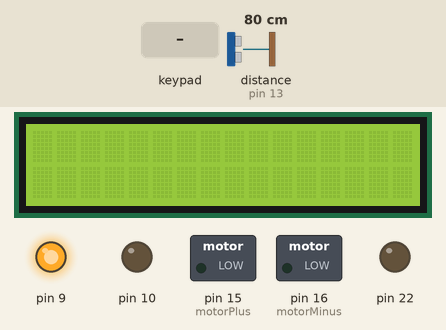
Simulated run of this sketch. Board: Arduino Mega 2560, built with avr-gcc and run on an emulated ATmega2560. Parts: 16×2 character LCD, switched loads named in the sketch (green lamp = pin HIGH), output pins drawn as LEDs (lit = HIGH). Wiring (inferred from the names in the program): ultrasonic range finder: trigger pin 12; echo pin 13. Inputs (shaded band) come from the test bench; at power-on: distance to the obstacle (sensor on pin 13) 80 cm. The echo pulse lasts 58.3 µs per cm; pins used as bus, display or sensor lines are not drawn.

Above: at 1.3 s.
1.4 s: distance to the obstacle (sensor on pin 13) set to 7 cm
2.9 s: distance to the obstacle (sensor on pin 13) set to 4 cm
At 4.1 s:
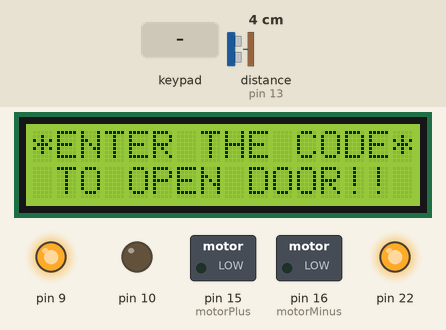
4.4 s: distance to the obstacle (sensor on pin 13) set to 9 cm
At 5.6 s:
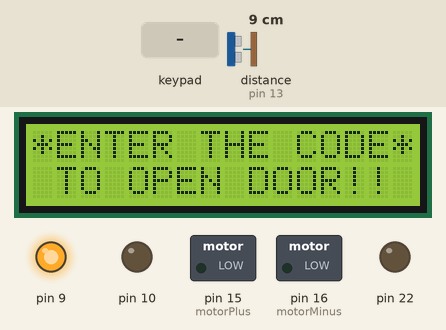
5.9 s: distance to the obstacle (sensor on pin 13) set to 2 cm
At 6.3 s:
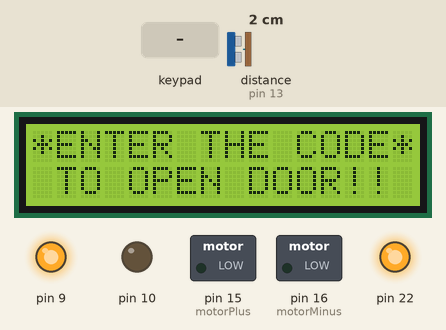
7.4 s: keypad keys 0 0 0 0 pressed 0.4 s apart
At 10.3 s:
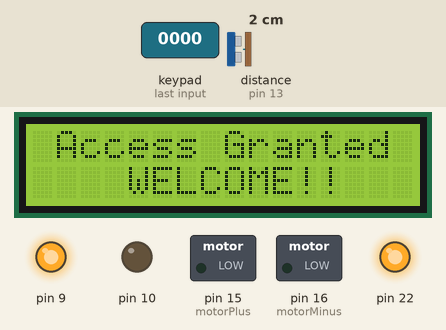
19.9 s: keypad keys 3 1 3 3 3 5 3 7 pressed 0.4 s apart
At 25.9 s:
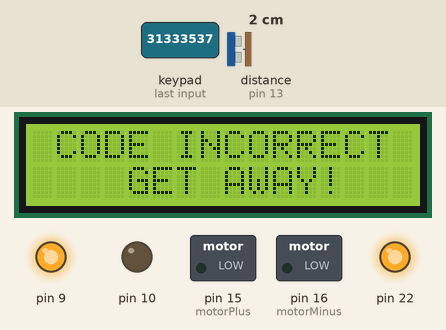
Timing chart, 0 to 27.1 s (numbered marks = the images above; inputs shaded):
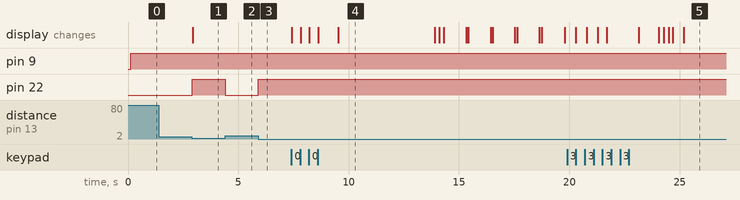

The sketch:

ultrason_ignite_all.ino
```cpp
//--------------------------------ULTRASON_INIT-------------------------
#define trigPin 12
#define echoPin 13

//--------------------------------RFID_INIT-------------------------
#include <SPI.h>
#include <MFRC522.h>


int motorPlus = 15;
int motorMinus = 16;

#define RST_PIN 49
#define SS_PIN 53

byte readCard[4];
String MasterTag = "8BE263B";  // REPLACE this Tag ID with your Tag ID!!!
String tagID = "";

// Create instances
MFRC522 mfrc522(SS_PIN, RST_PIN);

//----------------------------CLAVIER_INIT-------------------------------


#include <LiquidCrystal.h>
#include <Servo.h>
#include <Keypad.h>


Servo myservo;
int pos=0; // position of servo motor
LiquidCrystal lcd(1,2,4,5,6,7);
const byte rows=4;
const byte cols=3;

char key[rows][cols]={
{'1','2','3'},
{'4','5','6'},
{'7','8','9'},
{'*','0','#'}
};
byte rowPins[rows]={31,33,35,37};
byte colPins[cols]={41,43,45};
Keypad keypad= Keypad(makeKeymap(key),rowPins,colPins,rows,cols);
char* password="0000";
int currentposition=0;


void setup()
{
  //ultrason---------------

//----------------------
displayscreen();
//Serial.begin(9600);
//myservo.attach(9); //Servo motor connection


//-----------------------------------------RFID_SETUP-----------------------------


pinMode(motorPlus,OUTPUT);
pinMode(motorMinus,OUTPUT);
pinMode(9, OUTPUT);
pinMode(10, OUTPUT);
SPI.begin(); // SPI bus
mfrc522.PCD_Init(); // MFRC522


//-----------------------ULTRASON-----------------


pinMode(trigPin, OUTPUT);
pinMode(echoPin, INPUT);
pinMode(22, OUTPUT);

//---------------------------------------

lcd.begin(16,2);

}

void loop()
{

//-----------------------------------------------------ULTRASON_CODE-----------------------------------

long duration, distance;
digitalWrite(trigPin, LOW); // Added this line
delayMicroseconds(2); // Added this line
digitalWrite(trigPin, HIGH);
delayMicroseconds(10); // Added this line
digitalWrite(trigPin, LOW);
duration = pulseIn(echoPin, HIGH);
distance = (duration/2) / 29.1; // conversion in cm

//---------------------------------------


//-------------------------------------------------------DOOR_LOCK_CODE----------------------------------


if(duration<300){

digitalWrite(22, HIGH);   //Turn on light
if( currentposition==0)
{
displayscreen();

}
int l ;
char code=keypad.getKey();
if(code!=NO_KEY)
{
lcd.clear();
lcd.setCursor(0,0);
lcd.print("PASSWORD:");
lcd.setCursor(7,1);
lcd.print(" ");
lcd.setCursor(7,1);
for(l=0;l<=currentposition;++l)
{

lcd.print("*");
//keypress();
}

if (code==password[currentposition])
{
++currentposition;
if(currentposition==4)
{

unlockdoor();
currentposition=0;

}

}


else
{
++currentposition;
if(currentposition==4)
{
incorrect();
currentposition=0;
}
}
}

}

else {
digitalWrite(22, LOW);   //Turn off relay

}


//-----------------------------------------------------RFID_CODE-----------------------------------


 digitalWrite(9, HIGH);
  //Wait until new tag is available
  while (getID())
  {

    if (tagID == MasterTag)
    {

      digitalWrite(9, LOW);
      digitalWrite(10, HIGH);

      digitalWrite(motorPlus,HIGH);
      digitalWrite(motorMinus,LOW);
      delay(3000);
      digitalWrite(motorPlus,LOW);
      digitalWrite(motorMinus,LOW);
      delay(3000);
      digitalWrite(motorPlus,LOW);
      digitalWrite(motorMinus,HIGH);
      delay(3000);
      digitalWrite(motorPlus,LOW);
      digitalWrite(motorMinus,LOW);
      digitalWrite(9, HIGH);
      digitalWrite(10, LOW);
      // You can write any code here like opening doors, switching on a relay, lighting up an LED, or anything else you can think of.
    }

    delay(2000);

  }

}


boolean getID()
{
  // Getting ready for Reading PICCs
  if ( ! mfrc522.PICC_IsNewCardPresent()) { //If a new PICC placed to RFID reader continue
  return false;
  }
  if ( ! mfrc522.PICC_ReadCardSerial()) { //Since a PICC placed get Serial and continue
  return false;
  }
  tagID = "";
  for ( uint8_t i = 0; i < 4; i++) { // The MIFARE PICCs that we use have 4 byte UID
  //readCard[i] = mfrc522.uid.uidByte[i];
  tagID.concat(String(mfrc522.uid.uidByte[i], HEX)); // Adds the 4 bytes in a single String variable
  }
  tagID.toUpperCase();
  mfrc522.PICC_HaltA(); // Stop reading
  return true;
}


//------------------ Function 1- OPEN THE DOOR--------------//

void unlockdoor()
{
delay(900);

lcd.setCursor(0,0);
lcd.println(" ");
lcd.setCursor(1,0);
lcd.print("Access Granted");
lcd.setCursor(4,1);
lcd.println("WELCOME!!");
lcd.setCursor(15,1);
lcd.println(" ");
lcd.setCursor(16,1);
lcd.println(" ");
lcd.setCursor(14,1);
lcd.println(" ");
lcd.setCursor(13,1);
lcd.println(" ");

for(pos = 180; pos>=0; pos-=5) // open the door
{
myservo.write(pos);
delay(5);
}
delay(2000);


delay(1000);
counterbeep();

delay(1000);

for(pos = 0; pos <= 180; pos +=5) // close the door
{ // in steps of 1 degree
myservo.write(pos);
delay(15);


currentposition=0;

lcd.clear();
displayscreen();

}
}

//--------------------Function 2- Wrong code--------------//

void incorrect()
{
delay(500);
lcd.clear();
lcd.setCursor(1,0);
lcd.print("CODE");
lcd.setCursor(6,0);
lcd.print("INCORRECT");
lcd.setCursor(15,1);
lcd.println(" ");
lcd.setCursor(4,1);
lcd.println("GET AWAY!!!");

lcd.setCursor(13,1);
lcd.println(" ");
Serial.println("CODE INCORRECT YOU ARE UNAUTHORIZED");
delay(3000);
lcd.clear();
displayscreen();
}
//-------Function 3 - CLEAR THE SCREEN--------------------/
void clearscreen()
{
lcd.setCursor(0,0);
lcd.println(" ");
lcd.setCursor(0,1);
lcd.println(" ");
lcd.setCursor(0,2);
lcd.println(" ");
lcd.setCursor(0,3);
lcd.println(" ");
}

//------------Function 4 - DISPLAY FUNCTION--------------------//
void displayscreen()
{

lcd.setCursor(0,0);
lcd.println("*ENTER THE CODE*");
lcd.setCursor(1 ,1);

lcd.println("TO OPEN DOOR!!");
}


//--------------Function 5 - Count down------------------//
void counterbeep()
{
delay(1200);


lcd.clear();

lcd.setCursor(2,15);
lcd.println(" ");
lcd.setCursor(2,14);
lcd.println(" ");
lcd.setCursor(2,0);
delay(200);
lcd.println("GET IN WITHIN:::");

lcd.setCursor(4,1);
lcd.print("5");
delay(200);
lcd.clear();
lcd.setCursor(2,0);
lcd.println("GET IN WITHIN:");
delay(1000);
lcd.setCursor(2,0);
lcd.println("GET IN WITHIN:");
lcd.setCursor(4,1); //2
lcd.print("4");
delay(100);
lcd.clear();
lcd.setCursor(2,0);
lcd.println("GET IN WITHIN:");
delay(1000);

lcd.setCursor(2,0);
lcd.println("GET IN WITHIN:");
lcd.setCursor(4,1);
lcd.print("3");
delay(100);
lcd.clear();
lcd.setCursor(2,0);
lcd.println("GET IN WITHIN:");
delay(1000);

lcd.setCursor(2,0);
lcd.println("GET IN WITHIN:");
lcd.setCursor(4,1);
lcd.print("2");
delay(100);
lcd.clear();
lcd.setCursor(2,0);
lcd.println("GET IN WITHIN:");
delay(1000);

lcd.setCursor(4,1);
lcd.print("1");
delay(100);
lcd.clear();
lcd.setCursor(2,0);
lcd.println("GET IN WITHIN::");

delay(1000);
delay(40);
lcd.clear();
lcd.setCursor(2,0);
lcd.print("RE-LOCKING");
delay(500);
lcd.setCursor(12,0);
lcd.print(".");
delay(500);
lcd.setCursor(13,0);
lcd.print(".");
delay(500);
lcd.setCursor(14,0);
lcd.print(".");
delay(400);
lcd.clear();
lcd.setCursor(4,0);
lcd.print("LOCKED!");
delay(440);
}

//----------------------------------------------------------------------------------------------------
```

Measured:
- the behaviour switches between 6 and 5 cm on distance to the obstacle (sensor on pin 13) (found by bisection; images 0 and 1)
- after the input at 1.4 s, every drawn part: stays the same
- after the input at 2.9 s, pin 22: LOW → HIGH at once; the display: changes at once (image 1)
- after the input at 4.4 s, pin 22: HIGH → LOW at once
- after the input at 5.9 s, pin 22: LOW → HIGH at once
- after the input at 7.4 s, the display: first changes at once (image 4 shows a later state)
- after the input at 19.9 s, the display: first differs from a run without the input after 4.1 s (image 5 shows a later state)
- what the display in image 4 shows lasts 4.4 s, from 9.5 s to 13.9 s
